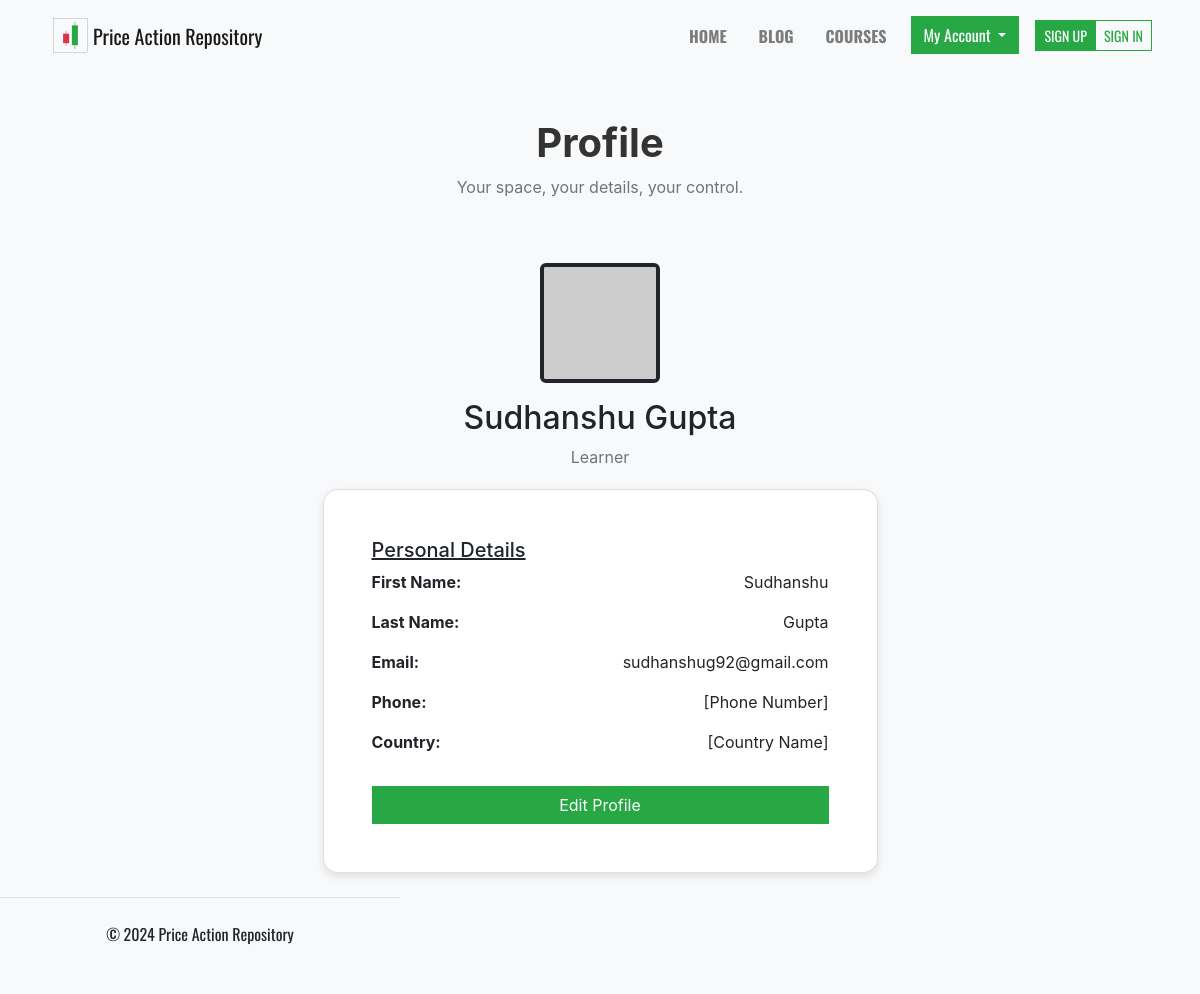
Page /profile/ (signed in) on the committed database.
### accounts/models.py (models this page shows, shortened)
class Users(AbstractBaseUser, PermissionsMixin):
    first_name = models.CharField(max_length=30, blank=True, null=True)
    last_name = models.CharField(max_length=30, blank=True, null=True)
    email = models.EmailField(unique=True)
    password = models.CharField(max_length=128)
    is_active = models.BooleanField(default=True)
    is_staff = models.BooleanField(default=False)
    objects = UsersManager()
    USERNAME_FIELD = 'email'
    REQUIRED_FIELDS = []
    class Meta:
        verbose_name_plural = "Users"

### core/views.py (the view)
# urls.py: path('profile/', ProfileView.as_view(), name='profile'),
class ProfileView(View):
    def get(self, request):
        if not request.user.is_authenticated:
            context = {
                'error': 'You must be logged in to access this resource.',
             }
        else:
            user = request.user
            context = {
                'first_name': user.first_name,
                'last_name': user.last_name,
                'email': user.email,
            }
        return render(request, 'profile.html', context)

### core/templates/profile.html (shortened to what this page needs)
{% extends 'base.html' %}
{% block sectionheading %}Profile{% endblock sectionheading %}
{% block subsectionheading %}Your space, your details, your control.{% endblock subsectionheading %}
{% block content %}
{% if request.user.is_authenticated %}
</head>
<body>
    <div class="container">
        <div class="profile-header text-center">
            <img src="https://via.placeholder.com/120" alt="Profile Picture">
            <h2 class="mt-3">{{ first_name }} {{ last_name }}</h2>
            <p class="text-muted">Learner</p>
        </div>
        <div class="container card p-5 w-50">
            <div>
                <h5><u>Personal Details</u></h5>
            </div>
            <div class="row mb-3">
                <div class="col-6 text-left"><strong>First Name:</strong></div>
                <div class="col-6 text-right">{{ first_name }}</div>
            </div>
            <div class="row mb-3">
                <div class="col-6 text-left"><strong>Last Name:</strong></div>
                <div class="col-6 text-right">{{ last_name }}</div>
            </div>
            <div class="row mb-3">
                <div class="col-6 text-left"><strong>Email:</strong></div>
                <div class="col-6 text-right">{{ email }}</div>
            </div>
            <div class="row mb-3">
                <div class="col-6 text-left"><strong>Phone:</strong></div>
                <div class="col-6 text-right">[Phone Number]</div>
            </div>
            <div class="row mb-3">
                <div class="col-6 text-left"><strong>Country:</strong></div>
                <div class="col-6 text-right">[Country Name]</div>
            </div>
            <button class="btn btn-success mt-3" data-toggle="modal" data-target="#editModal">Edit Profile</button>
        </div>
    </div>
{% else %}
    {% include 'login_required_message.html' %}
{% endif %}
{% endblock content%}

### core/templates/base.html (style rules this page uses)
.btn { border-radius:0; }

### core/templates/profile.html (style rules this page uses)
body { background-color: #f8f9fa; }
.profile-header { text-align: center; margin-bottom: 20px; }
.profile-header img { width: 120px; height: 120px; border-radius: 5%; object-fit: cover; border: 4px solid; }
.card { border-radius: 15px; box-shadow: 0 4px 8px rgba(0, 0, 0, 0.1); }

### rows in the picture
Users: first_name "Sudhanshu", last_name "Gupta", email "sudhanshug92@gmail.com"
